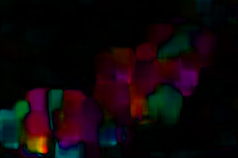
#> input picture dataset/UCSDped1/Train002/optical_flow/10.png, 238 x 158 px, given as the content of the folder 10.png, which was not available
$ python -i preprocess.py   (imports and definitions only)   (Python 2 division)
#> lines starting #> are read from the running program, lines starting #| are printed output that depends on the picture
import cv2 as cv
import os
import numpy as np
import sys


def computeOpticalFlow(src_location,dest_location):
#> called with src_location = '10.png', dest_location = 'out.png'
	print (src_location)
	frames = os.listdir(src_location)
	num = 0
	frame1 = cv.imread(src_location + '\\'+ frames[num])
#> frame1 is the input picture: shape (158, 238, 3); mean B, G, R 9.6, 6.7, 15.1
	print ("read", src_location +  frames[num])
	num += 1
	prvs = cv.cvtColor(frame1,cv.COLOR_BGR2GRAY)
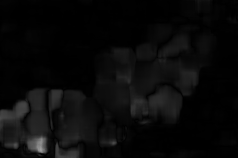
#> prvs: shape (158, 238); min 0, max 161, mean 9.5
	hsv = np.zeros_like(frame1)
	hsv[...,1] = 255
	while(1):
		try:
			frame2 = cv.imread(src_location + '\\'+frames[num])
		except:
			print ("Over")
			break
		num+=1
		next = cv.cvtColor(frame2,cv.COLOR_BGR2GRAY)
		flow = cv.calcOpticalFlowFarneback(prvs,next, None, 0.5, 3, 15, 3, 5, 1.2, 0)
		mag, ang = cv.cartToPolar(flow[...,0], flow[...,1])
		hsv[...,0] = ang*180/np.pi/2
		hsv[...,2] = cv.normalize(mag,None,0,255,cv.NORM_MINMAX)
		bgr = cv.cvtColor(hsv,cv.COLOR_HSV2BGR)
		cv.imshow('orig_image',frame2)
		cv.imshow('frame2',bgr)
		k = cv.waitKey(30) & 0xff
		if k == 27:
		    break

	    kap = str(num)
	    while(len(kap)) < 3:
	    	kap = '0' + kap

		cv.imwrite( kap + '.png',bgr)
		prvs = next

	cv.destroyAllWindows()


# [16 lines not run here, left out]

>>> result = computeOpticalFlow('10.png', 'out.png')

$ run again, on dataset/UCSDped1/Train002/optical_flow/100.png
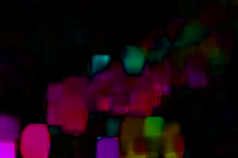
#> input picture dataset/UCSDped1/Train002/optical_flow/100.png, 238 x 158 px, given as the content of the folder 100.png, which was not available
#> in computeOpticalFlow, frame1 is the input picture: shape (158, 238, 3); mean B, G, R 14.4, 5.8, 24.8
#> in computeOpticalFlow, `prvs = cv.cvtColor(frame1,cv.COLOR_BGR2GRAY)`:
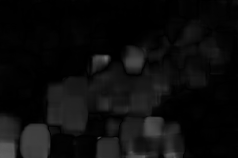
#> prvs: shape (158, 238); min 0, max 107, mean 12.4

$ run again, on dataset/UCSDped1/Train002/optical_flow/101.png
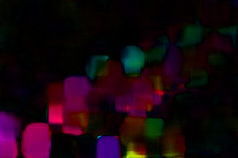
#> input picture dataset/UCSDped1/Train002/optical_flow/101.png, 238 x 158 px, given as the content of the folder 101.png, which was not available
#> in computeOpticalFlow, frame1 is the input picture: shape (158, 238, 3); mean B, G, R 13.7, 5.8, 23.8
#> in computeOpticalFlow, `prvs = cv.cvtColor(frame1,cv.COLOR_BGR2GRAY)`:
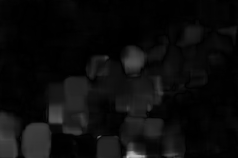
#> prvs: shape (158, 238); min 0, max 189, mean 12.1

$ run again, on dataset/UCSDped1/Train002/optical_flow/103.png
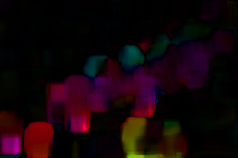
#> input picture dataset/UCSDped1/Train002/optical_flow/103.png, 238 x 158 px, given as the content of the folder 103.png, which was not available
#> in computeOpticalFlow, frame1 is the input picture: shape (158, 238, 3); mean B, G, R 9.1, 5.1, 19.8
#> in computeOpticalFlow, `prvs = cv.cvtColor(frame1,cv.COLOR_BGR2GRAY)`:
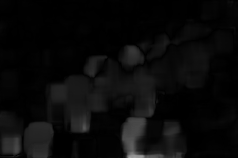
#> prvs: shape (158, 238); min 0, max 158, mean 9.9
